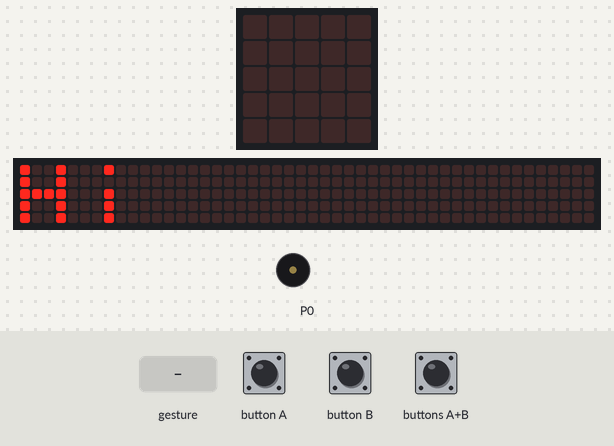
Recording of a program running on a simulated BBC micro:bit (MakeCode). Shown: the board's 5×5 LED display, a strip that is not on the board, showing the scrolling text unrolled, buzzer (waves = sounding). The inputs (shaded band) are chosen by the test bench. Random numbers come from a fixed seed; a tilt is held for 1.5 s and a shake lasts 1 s, then the board lies face up again; the 48×5 strip is a reading aid, not a part: it shows the text the display is scrolling, unrolled, one strip-width of it at a time.

Above: at 6.4 s.
8.4 s: buttons A+B pressed for 0.15 s
At 8.8 s:
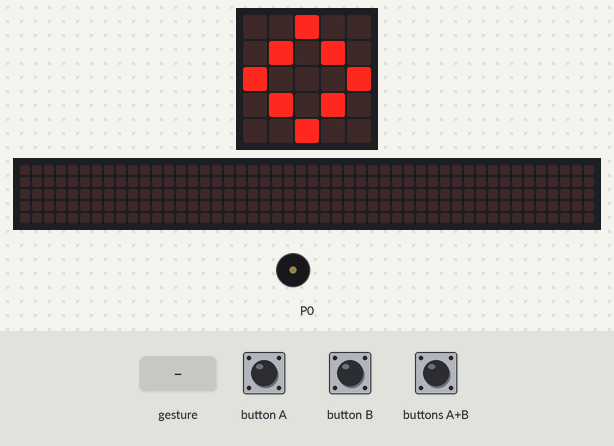
9.1 s: button A pressed for 0.15 s
At 9.2 s:
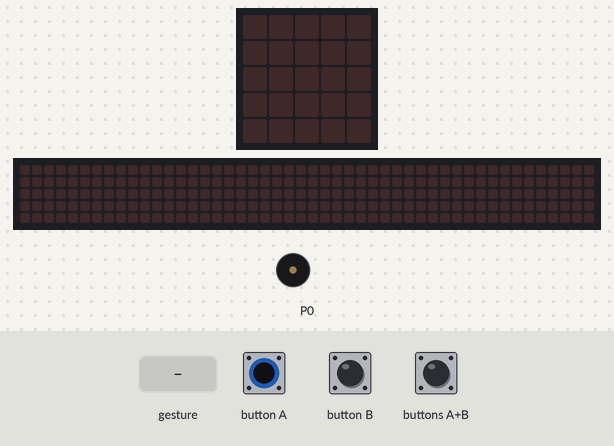
9.8 s: button B pressed for 0.15 s
At 10.07 s:
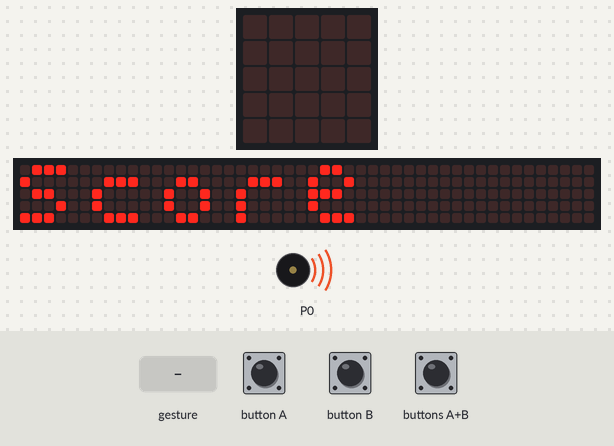
10.5 s: button B pressed for 0.15 s
11.2 s: gesture 'shake'
14.2 s: gesture 'shake'
At 17.5 s:
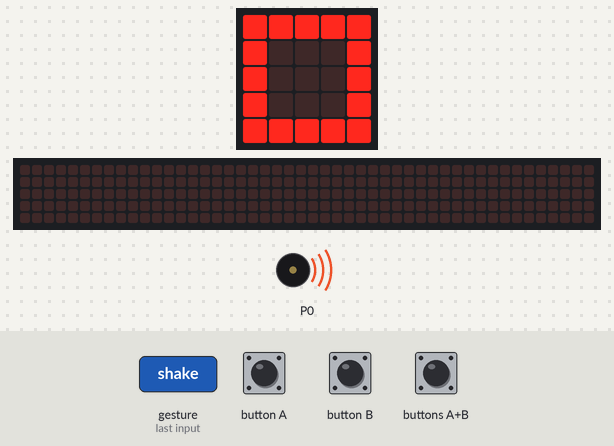
Timing chart, 0 to 19.1 s (numbered marks = the images above; inputs shaded):
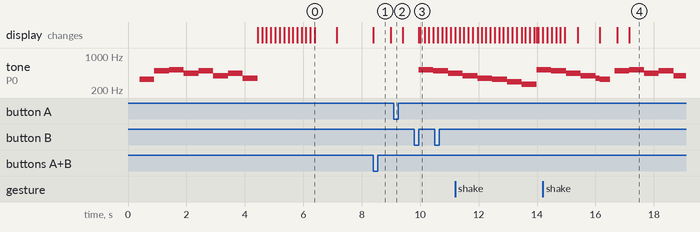

The program:

main.ts
```typescript
input.onGesture(Gesture.Shake, function () {
    hand = randint(1, 4)
    if (hand == 1) {
        // Χαρτί
        basic.showLeds(`
            # # # # #
            # . . . #
            # . . . #
            # . . . #
            # # # # #
            `)
    } else if (hand == 2) {
        // Πέτρα
        basic.showLeds(`
            . . . . .
            . # # # .
            . # # # .
            . # # # .
            . . . . .
            `)
    } else if (hand == 3) {
        // Ψαλίδι
        basic.showLeds(`
            # # . . #
            # # . # .
            . . # . .
            # # . # .
            # # . . #
            `)
    } else {
        // Μολύβι
        //
        basic.showLeds(`
            . . # . .
            . . # # .
            . . # . .
            . . # . .
            . . # . .
            `)
    }
})
// Δείξε το σκορ
//
input.onButtonPressed(Button.AB, function () {
    basic.showLeds(`
        . . . . .
        . . . . .
        . . . . .
        . . . . .
        . . . . .
        `)
    basic.showString("Score")
    basic.showNumber(win)
    music.playMelody("E B C5 A B G A F ", 120)
})
// Κέρδισα !! Αύξησε το  σκορ
//
input.onButtonPressed(Button.A, function () {
    basic.showIcon(IconNames.Yes)
    win += 1
    basic.clearScreen()
})
// Καθάρισε την οθόνη - με το Β
input.onButtonPressed(Button.B, function () {
    basic.clearScreen()
    music.playMelody("C5 B A G F E D C ", 120)
})
// Αρχικοποίηση
//
let win = 0
let hand = 0
hand = 0
win = 0
basic.showLeds(`
    . . . . #
    . . . # .
    # . # . .
    . # . . .
    . # . . .
    `)
music.playMelody("E B C5 A B G A F ", 120)
basic.showString("Hi")
basic.clearScreen()
basic.forever(function () {
    if (input.buttonIsPressed(Button.A)) {
        basic.showIcon(IconNames.Diamond)
    }
})
```

test.ts
```typescript
// οι δοκιμές πηγαίνουν εδώ, δεν θα γίνει εκτέλεση όταν αυτό το πακέτο χρησιμοποιηθεί ως επέκταση.
```

Measured:
- after the input at 8.4 s, the display: changes at once (image 1)
- after the input at 9.8 s, tone on P0: silent → 523 Hz after 0.15 s, → 494 Hz 0.51 s later
- what the display in image 0 shows lasts 0.7 s, from 6.4 s to 7.1 s
